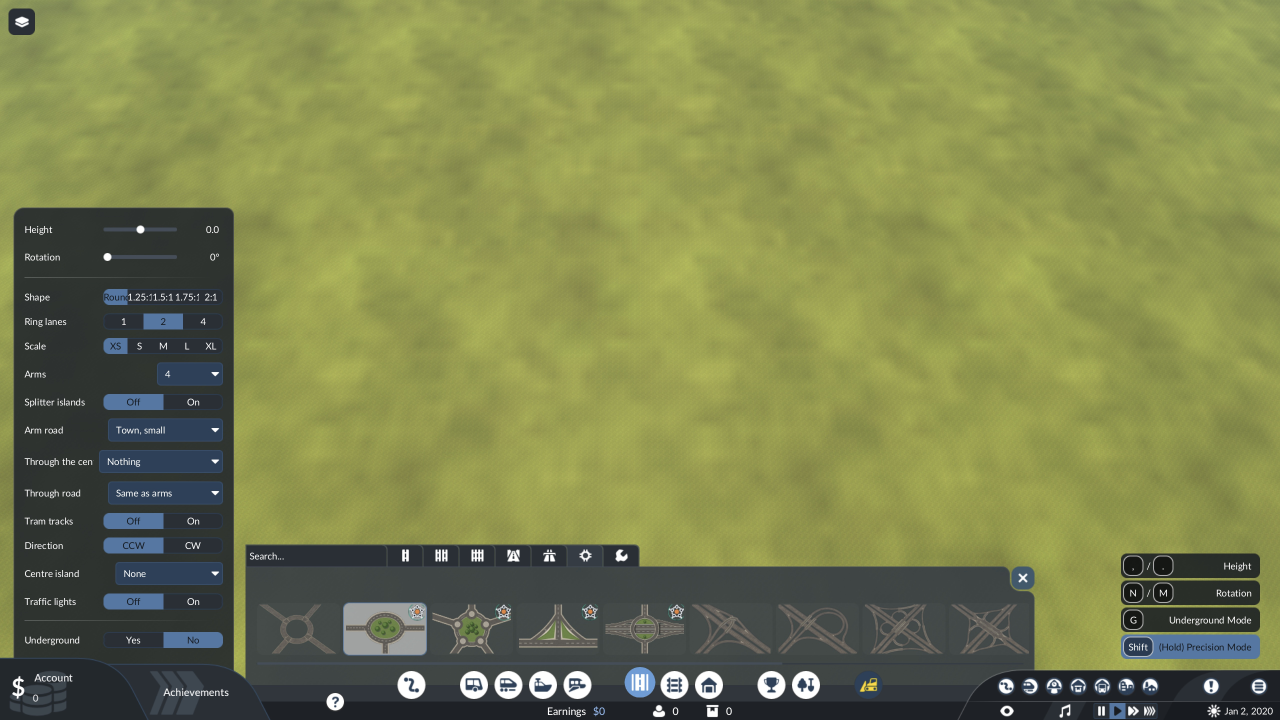
#> input picture plans/square_roundabouts/shots/40-settings-roundabouts.jpg, 5120 x 2880 px (shown at 1/4 size)
$ python build_data.py
#> lines starting #> are read from the running program, lines starting #| are printed output that depends on the picture
# /// script
# requires-python = ">=3.11"
# dependencies = ["pillow", "lupa"]
# ///
"""Data files for the Roundabouts & Interchanges microsite (site/src/mods/square_roundabouts/): data page, gallery, layout wall.

Writes plans/square_roundabouts/site/data/*.json in the generic data-explorer format (tools/site_table.py, version 1):
  probe-*.json   one per probe CSV in plans/square_roundabouts/ (the engine probe's result tables; the CSVs and logs
                 are local and gitignored, so rerun this after a probe run on the machine that has them)
  gallery.json   the facet manifest (in site/, next to data/) of the site's screenshot gallery (generic image-grid kind): the curated
                 captures in plans/square_roundabouts/shots/ (captions below) plus site/shots/shots.json (the screenshots
                 picked for the site, with their own captions)
  shots/settings-panel-*.jpg  the settings panels cropped out of the full-screen captures shots/40-44 (CROPS below)
  layouts/*.svg, layouts.json  plan drawings of every layout sweep, from the mod's own geometry (layouts.py)
  tests.json     one row per offline test of tests/square_roundabouts/ with its last quick-mode time
                 (.cache/test_timings.json, written by `make test`)
Diagnostic columns (row numbers, replay keys, dev overrides, internal flags) are left out; every label lives in the
site's manifest (probe.ts). Data only, never HTML.

Usage: uv run plans/square_roundabouts/site/build_data.py
"""

from __future__ import annotations

import datetime as dt
import json
import sys
from pathlib import Path

ROOT = Path(__file__).resolve().parents[3]
sys.path.insert(0, str(ROOT / "tools"))
from site_table import convert, table  # noqa: E402

import layouts  # noqa: E402  (next to this file)

PLANS = ROOT / "plans/square_roundabouts"
OUT = PLANS / "site/data"
DROP = set(
    "n,total,key,id,mode,upd,err,geomErr,warnings,infos,a,b,rs,fork,forced,setback,edges,nmsg,added,coll,bld,sane,"
    "first,fixed,ncand,cand,acceptedList,rejected,skipped,tried,critical,ctx,dx,dy".split(",")
)


# Captions of the curated captures in plans/square_roundabouts/shots/ (file stem -> subject, view, title).
CURATED = {
    "01-overview": ("showcase", "oblique", "A field of roundabout variants"),
    "02-overview-variants": ("showcase", "oblique", "Ovals, a Magic Roundabout and 4 to 6 arms"),
    "03-magic-closeup": ("magic", "close-up", "Magic Roundabout: five minis on a two-way ring"),
    "04-top-down": ("roundabout", "top-down", "Roundabouts with 4 to 6 arms from above"),
    "05-magic-menu": ("menu", "ui", "Magic Roundabout in the road menu"),
    "06-settings-upper": ("menu", "ui", "Settings, upper half: shape, lanes, radius, arms"),
    "07-settings-lower": ("menu", "ui", "Settings, lower half: through road, arm road, tram, island"),
    "08-menu-strip": ("menu", "ui", "The mod's entries in the road menu"),
    "09-menu-main-hover": ("menu", "ui", "Better Roundabouts hover card"),
    "10-settings-main": ("menu", "ui", "Settings panel while placing"),
    "11-menu-magic-hover": ("menu", "ui", "Magic Roundabout hover card"),
    "12-menu-channel-hover": ("menu", "ui", "Channelized Junction hover card"),
    "13-menu-interchange-hover": ("menu", "ui", "Roundabout Interchange hover card"),
    "14-top-down-variety": ("showcase", "top-down", "Planted islands, a hamburger and a channelized junction"),
    "15-oblique-hamburger": ("roundabout", "oblique", "Hamburger roundabout with a road through the center"),
    "16-oblique-overview": ("showcase", "oblique", "Variety field with the road menu open"),
    "17-interchange-closeup": ("interchange", "oblique", "Two-bridge roundabout interchange"),
    "18-planet-topdown": ("showcase", "top-down", "The whole showcase disc from high above"),
    "19-oblique-mix": ("showcase", "oblique", "Ovals, chains, junctions and interchanges"),
    "20-horizon-mix": ("showcase", "oblique", "Every entry, to the horizon"),
    "21-interchange-oblique": ("interchange", "oblique", "A row of roundabout interchanges"),
    "22-interchange-ring-closeup": ("interchange", "close-up", "Interchange ring bridge in a cutting"),
    "23-dumbbell-magic-chain": ("interchange", "top-down", "Dumbbell interchange beside Magic Roundabout chains"),
    "24-interchange-grid": ("highway", "oblique", "Every highway interchange layout and scale"),
    "25-parclo-diamond": ("highway", "oblique", "Parclo and Diamond interchanges"),
    "26-compact-interchanges": ("highway", "oblique", "Compact highway interchanges"),
    "27-planet-interchanges": ("showcase", "top-down", "A disc of interchanges from high above"),
    "28-magic-field": ("showcase", "top-down", "A field of Magic Roundabouts"),
    "29-magic-islands": ("magic", "top-down", "Magic Roundabout islands: plain, trees, paved"),
    "30-magic-trees": ("magic", "close-up", "Magic Roundabout with a tree island"),
    "31-planet-roundabouts": ("showcase", "top-down", "A radial disc of roundabouts"),
    "32-horizon-roundabouts": ("showcase", "oblique", "Roundabouts to the horizon"),
    "33-ovals-chains": ("roundabout", "top-down", "Ovals and chained rings"),
    "40-settings-roundabouts": ("menu", "ui", "Better Roundabouts settings"),
    "41-settings-magic": ("menu", "ui", "Magic Roundabout settings"),
    "42-settings-channel": ("menu", "ui", "Channelized Junction settings"),
    "43-settings-interchange": ("menu", "ui", "Roundabout Interchange settings"),
    "44-settings-parclo2": ("menu", "ui", "Parclo, two quadrants settings"),
}
SUBJECTS = [
    ("roundabout", "Roundabouts"), ("magic", "Magic Roundabout"), ("channelized", "Channelized Junction"),
    ("interchange", "Roundabout Interchange"), ("highway", "Highway interchanges"), ("traffic", "Traffic"),
    ("showcase", "Showcase fields"), ("menu", "Menu and settings"),
]
VIEWS = [("top-down", "Top-down"), ("oblique", "Oblique"), ("close-up", "Close-up"), ("ui", "Interface")]


# Settings panels cut out of the full-screen revision 6 captures (5120x2880; panel at x 56-934, panel tops as
# in branding/shots.js).
CROPS = {
    "settings-panel-roundabouts.jpg": ("40-settings-roundabouts.jpg", (56, 832, 934, 2624)),
    "settings-panel-magic.jpg": ("41-settings-magic.jpg", (56, 1605, 934, 2624)),
    "settings-panel-parclo-two-quadrants.jpg": ("44-settings-parclo2.jpg", (56, 1336, 934, 2624)),
}


def crops() -> None:
    from PIL import Image

    for name, (src, box) in CROPS.items():
        out = PLANS / "site/shots" / name
        with Image.open(PLANS / "shots" / src) as im:
#> im is the input picture: PIL image 5120x2880 RGB; mean R, G, B 124.2, 130.3, 78.7
            im.crop(box).save(out, quality=90)
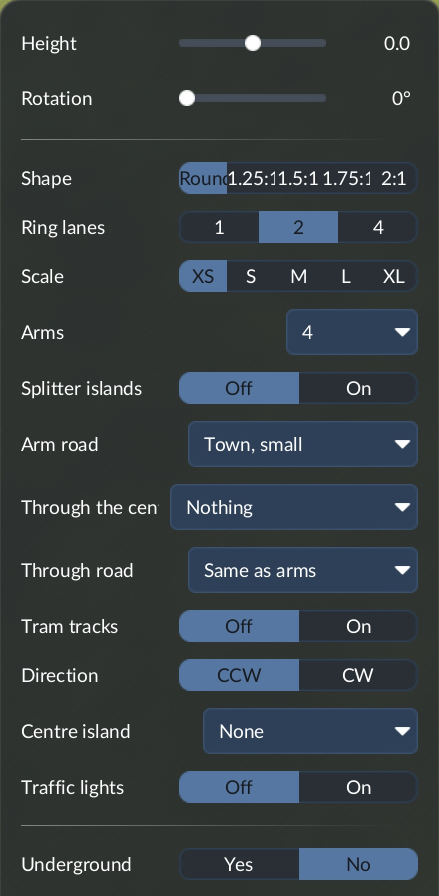
#> saved as settings-panel-roundabouts.jpg: PIL image 878x1792 RGB (shown at 1/2 size); mean R, G, B 53.3, 61.4, 65
        print(f"{out.relative_to(ROOT)}: crop of {src}")
#> pass 2 of the loop in crops, `for name, (src, box) in CROPS.items():`:
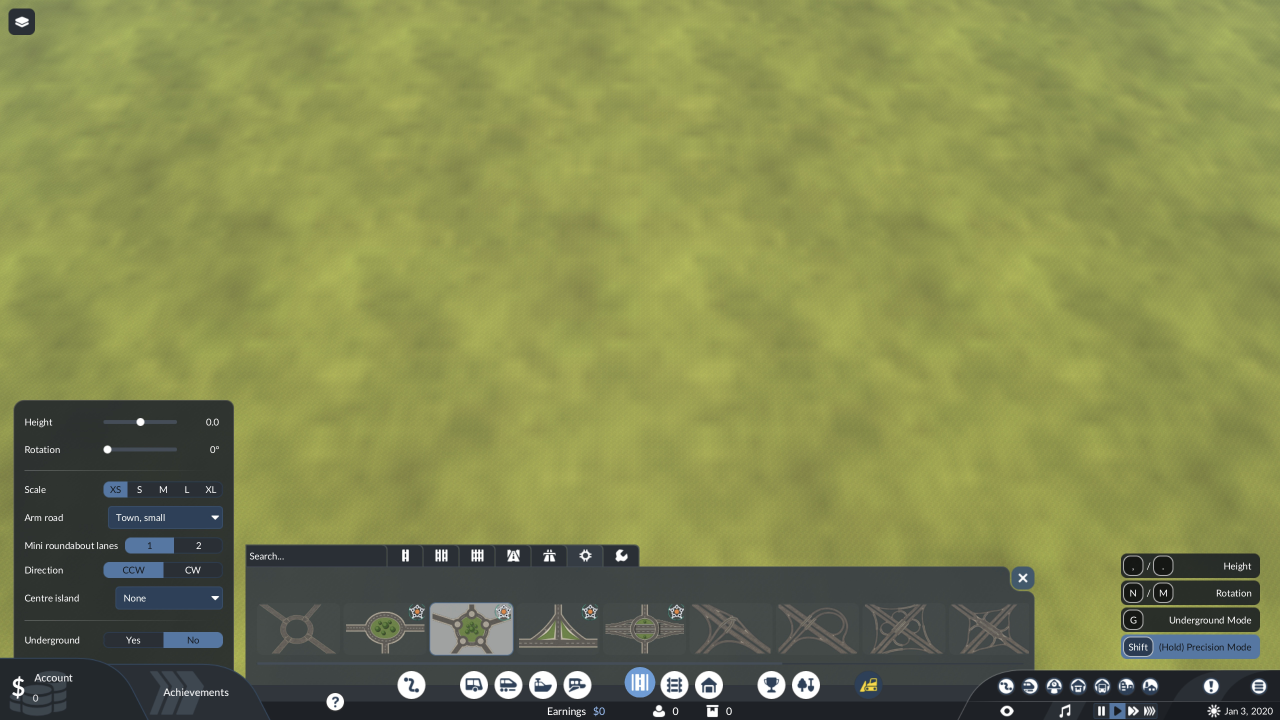
#> input picture plans/square_roundabouts/shots/41-settings-magic.jpg, 5120 x 2880 px (shown at 1/4 size)
#> in crops, im is the input picture: PIL image 5120x2880 RGB; mean R, G, B 128.3, 134.4, 79.2
#> in crops, `im.crop(box).save(out, quality=90)`:
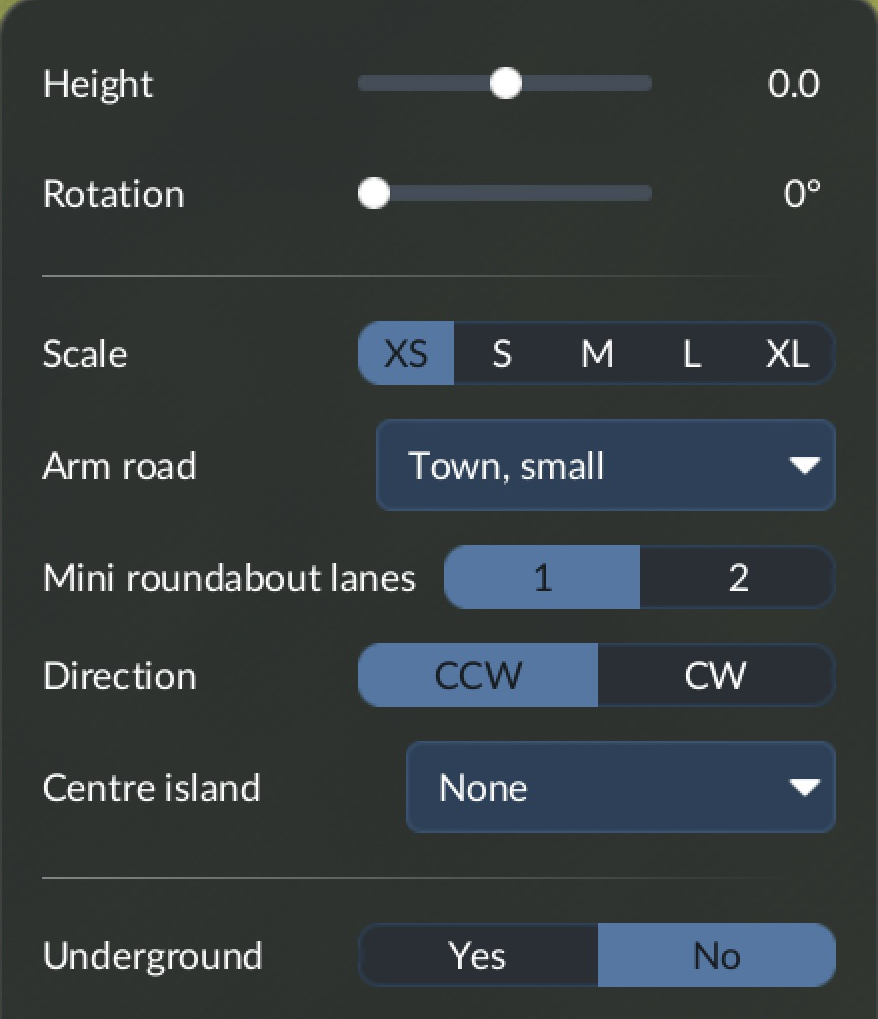
#> saved as settings-panel-magic.jpg: PIL image 878x1019 RGB; mean R, G, B 52.9, 60.4, 62.6
#> pass 3 of the loop in crops, `for name, (src, box) in CROPS.items():`:
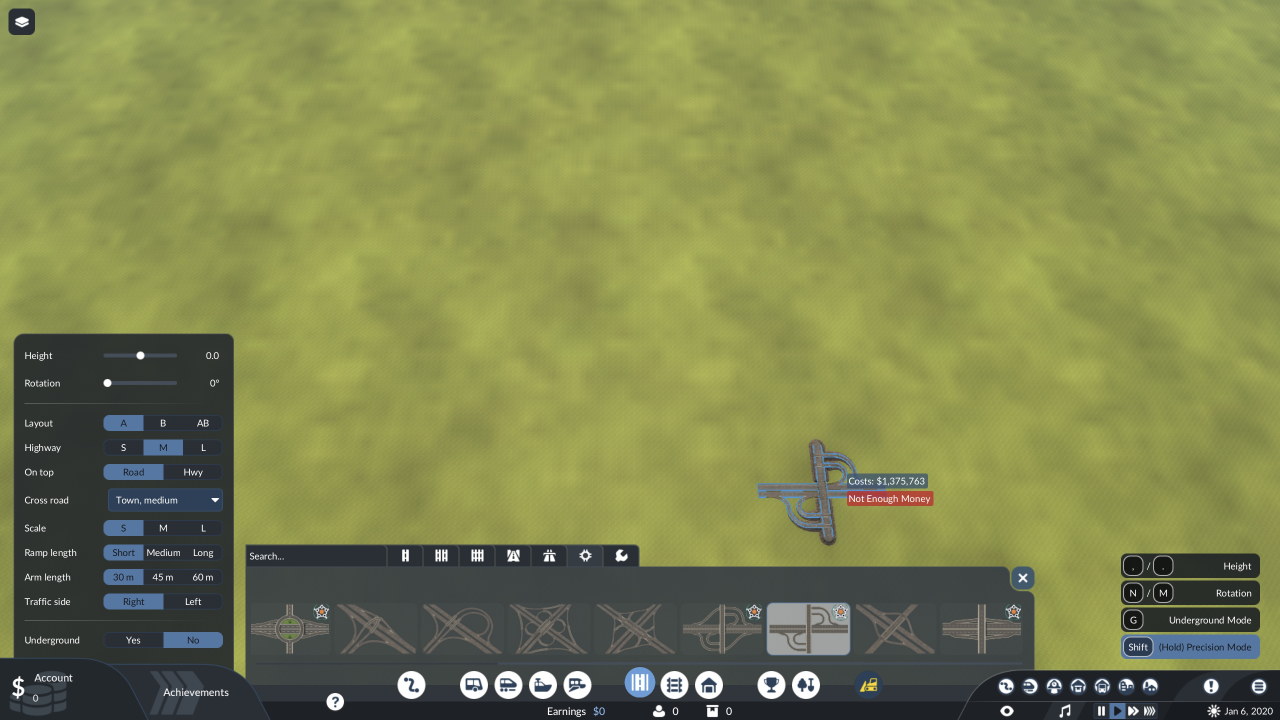
#> input picture plans/square_roundabouts/shots/44-settings-parclo2.jpg, 5120 x 2880 px (shown at 1/4 size)
#> in crops, im is the input picture: PIL image 5120x2880 RGB; mean R, G, B 126.8, 132.7, 79.3
#> in crops, `im.crop(box).save(out, quality=90)`:
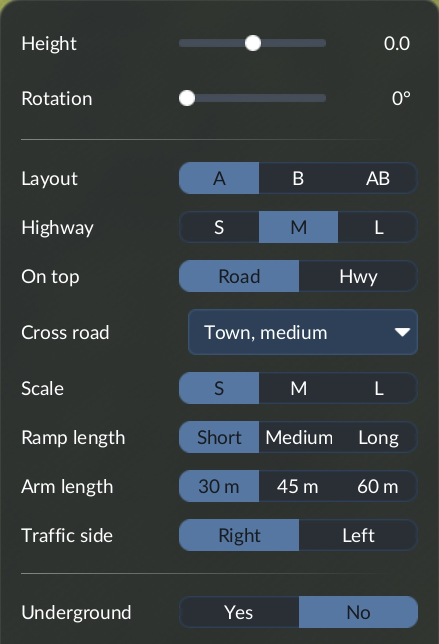
#> saved as settings-panel-parclo-two-quadrants.jpg: PIL image 878x1288 RGB (shown at 1/2 size); mean R, G, B 53.8, 61.4, 64.1


def gallery() -> None:
    items, dates = [], set()
    for f in sorted((PLANS / "shots").glob("*.jpg")):
        if f.stem not in CURATED:
            raise SystemExit(f"{f.name}: no caption in CURATED (build_data.py)")
        subject, view, title = CURATED[f.stem]
        date = dt.datetime.fromtimestamp(f.stat().st_mtime).date().isoformat()
        dates.add(date)
        items.append({"file": f"../shots/{f.name}", "title": title, "subject": subject, "view": view, "date": date, "set": "curated"})
#> pass 2 of the loop in gallery, `for f in sorted((PLANS / "shots").glob("*.jpg")):`:
#> pass 3 of the loop in gallery, `for f in sorted((PLANS / "shots").glob("*.jpg")):`:
#> the loop made 6 passes; the first 3 are shown
#> (the run stopped early here; a loop or call above may not have finished)
